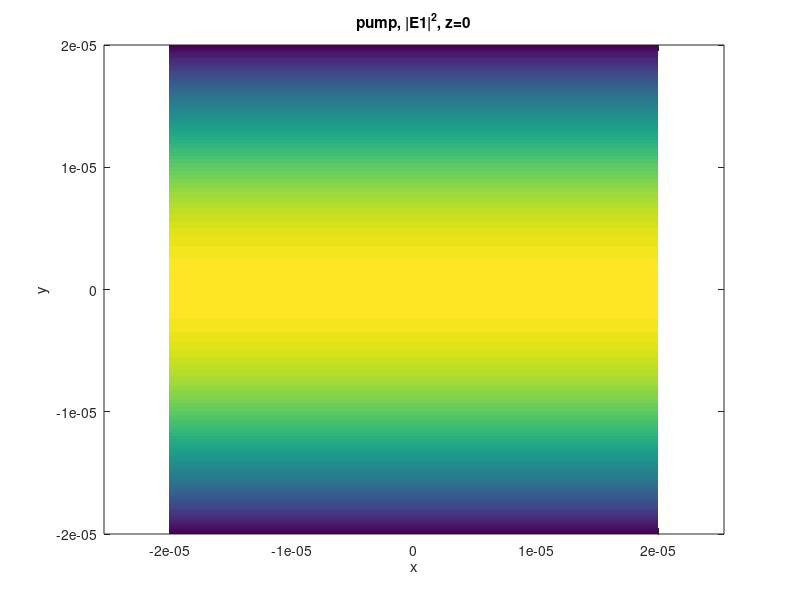
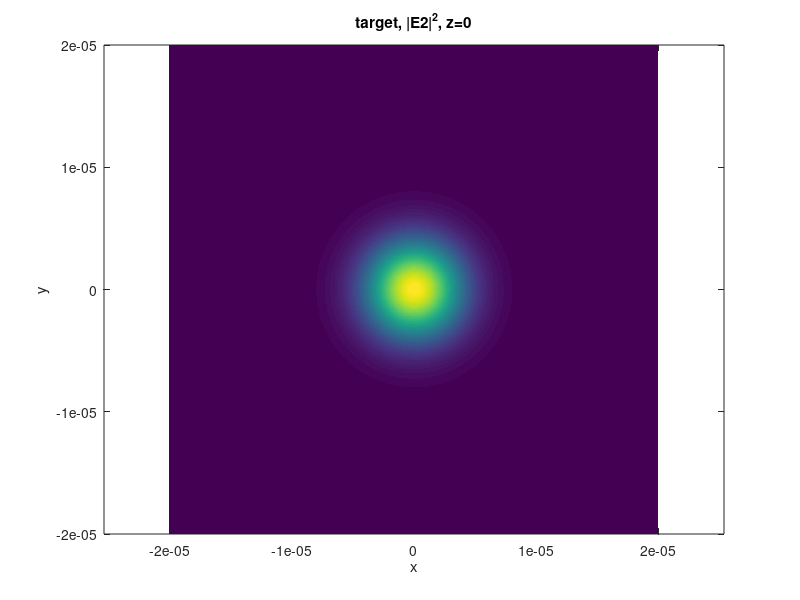
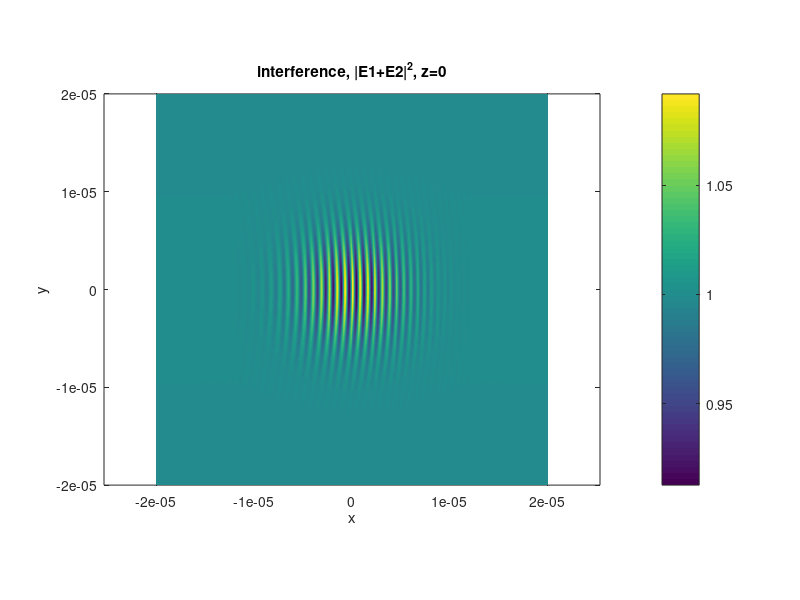
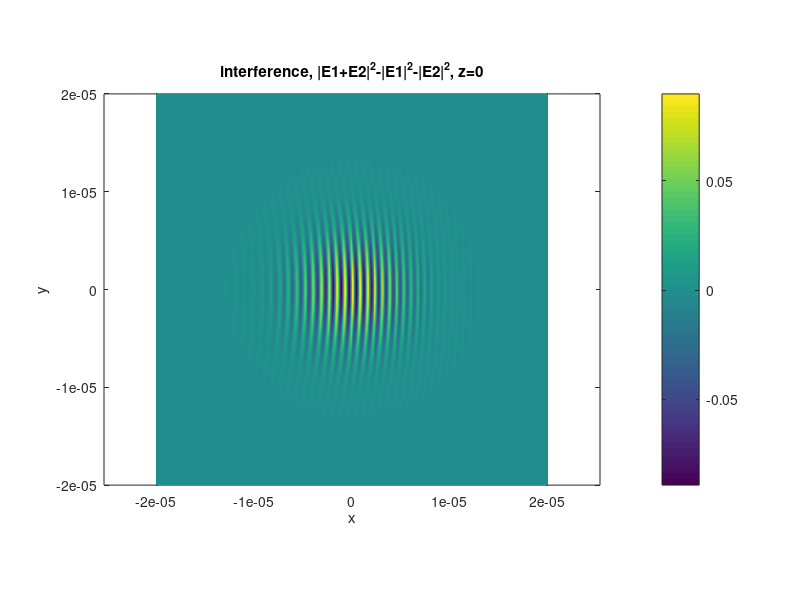

The MATLAB source for these figures, in order:
% 3d interference patterns (holograms)

% interference of a pump beam (Gaussian shape in z, plane wave in x,y) and
% a target beam (plane wave or proper 3D Gaussian)

lam = 780e-9;
k0 = 2*pi/lam;

yzv = [0 0.2 0.4]*1e-6;   % for loop of y or z (cross sections at different positions)
nyzv = length(yzv);

for iyzv=1:1%nyzv

if (1==0)   % vertical cross section at y=const
    plotsel = 1;
    xv = (-20:0.05:20)*1e-6;
    yv = yzv(iyzv);     %0;     %(-4:0.05:4)*1e-6;
    zv = (-3:0.05:3)*1e-6;
else        % horizontal cross section at z=const
    plotsel = 2;
    xv = (-20:0.05:20)*1e-6;
    yv = (-20:0.05:20)*1e-6;
    zv = yzv(iyzv);     %0.e-6;     %(-3:0.05:3)*1e-6;    
end

[xx,yy,zz] = meshgrid(xv,yv,zv);

% pump field
k1x = k0;
w1 = 2e-6;
w1y = 100*5.8e-6;

E1 = exp(1i*k1x*xx).*exp(-zz.^2/w1^2).*exp(-yy.^2/w1y^2);

figure(101+(iyzv-1)*10)
if plotsel==1
    pcolor(xv,zv,abs(squeeze(E1)').^2)
    xlabel('x'), ylabel('z')
    title(['pump, |E1|^2, y=' num2str(yv)])
else
    pcolor(xv,yv,abs(squeeze(E1)).^2)    
    xlabel('x'), ylabel('y')
    title(['pump, |E1|^2, z=' num2str(zv)])
end
shading flat
axis equal

% target field

if (1==0)   % plane wave
    %al2 = 120 *pi/180;   % propagation angle, 90deg=vertical
    n = [1 1 10];   % direction of propagation
    n = n/norm(n);

    k2x = k0*n(1);
    k2y = k0*n(2);
    k2z = k0*n(3);

    E20 = 0.1;

    E2 = E20*exp(1i*(k2x*xx+k2y*yy+k2z*zz));
end

if (0==0)   % tilted Gaussian
    % al2 = 60 *pi/180;   % propagation angle, 90deg=vertical
    n = [0 0 1];   % direction of propagation
    n = n/norm(n);

    w2 = 2.5e-6;
    zfoc = 50e-6;    % distance to focal point
    E20 = 0.1;

    
    zzr = xx*n(1) + yy*n(2) + zz*n(3);  % z in rotated frame = projection onto prop. direction
    xxr = sqrt(xx.^2+yy.^2+zz.^2 - zzr.^2);     % x=r in rotated frame = the orth. component to z
    zzr = zzr - zfoc;
    
    zR = pi*w2^2/lam;
    w2z = w2*sqrt(1+(zzr/zR).^2);
    eta = atan(zzr/zR);
    %Rz = zzr.*(1+(zR./zzr).^2);
    Rzi = zzr./(zzr.^2 + zR^2);        % inverse of curvature
    
    %E2 = E20 * w2./w2z .* exp(-(xxr./w2z).^2) .* exp(1i*(k0*zzr+k0*xxr./(2*Rz)-eta));
    E2 = E20 * w2./w2z .* exp(-(xxr./w2z).^2) .* exp(1i*(k0*zzr+k0*xxr.^2.*Rzi/2-eta));
end
    
figure(102+(iyzv-1)*10)
if plotsel==1
    pcolor(xv,zv,abs(squeeze(E2)').^2)
    xlabel('x'), ylabel('z')
    title(['target, |E2|^2, y=' num2str(yv)])
else
    pcolor(xv,yv,abs(squeeze(E2)).^2)    
    xlabel('x'), ylabel('y')
    title(['target, |E2|^2, z=' num2str(zv)])
end
shading flat
axis equal

% interference pattern

Et = E1+E2;

figure(103+(iyzv-1)*10)
if plotsel==1
    pcolor(xv,zv,abs(squeeze(Et)').^2)
    xlabel('x'), ylabel('z')
    title(['interference, |E1+E2|^2, y=' num2str(yv)])
else
    pcolor(xv,yv,abs(squeeze(Et)).^2)    
    % pcolor(xv,yv,(abs(squeeze(Et)).^2-abs(squeeze(E1)).^2-abs(squeeze(E2)).^2)./abs(squeeze(E1)).^2)    
    %   note on above:  this is meant to be ~dng, but shouldn't be
    %                   normalised to pump field at z, only to the pump at centre of
    %                   waveguide, or power integrated over z
    xlabel('x'), ylabel('y')
    title(['interference, |E1+E2|^2, z=' num2str(zv)])
end
shading flat
axis equal
colorbar;

% interference term only

Et2 = abs(E1+E2).^2-abs(E1).^2-abs(E2).^2;

figure(104+(iyzv-1)*10)
if plotsel==1
    pcolor(xv,zv,squeeze(Et2)')
    xlabel('x'), ylabel('z')
    title(['interference, |E1+E2|^2-|E1|^2-|E2|^2, y=' num2str(yv)])
else
    pcolor(xv,yv,squeeze(Et2))    
    xlabel('x'), ylabel('y')
    title(['interference, |E1+E2|^2-|E1|^2-|E2|^2, z=' num2str(zv)])
end
shading flat
axis equal
colorbar

end
